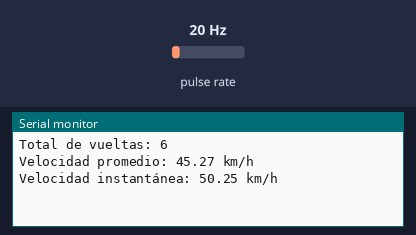
The program below on a simulated ESP32. Parts: the last lines printed to the serial monitor. Wiring (inferred from the names in the program): pulse sensor: data GPIO 25. The inputs (shaded band) are chosen by the test bench; at power-on: pulse rate 20 Hz.

Above: at 1.2 s.
1.3 s: pulse rate (sensor on GPIO 25) set to 4 Hz
At 2.6 s:
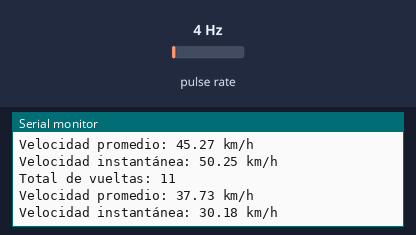
2.8 s: pulse rate (sensor on GPIO 25) set to 50 Hz
At 3.8 s:
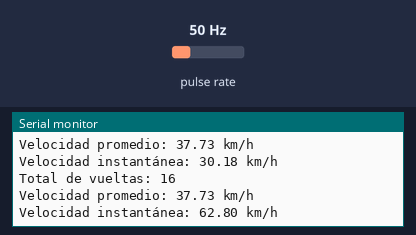
Timing chart, 0 to 5.8 s (numbered marks = the images above; inputs shaded):
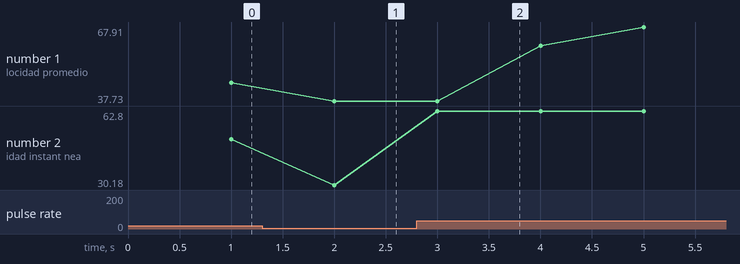

The program:

main.cpp
```cpp
#include <Arduino.h>

const int hallSensorPin = 25;  // Pin del sensor Hall
volatile unsigned long count = 0;  // Contador total de vueltas
volatile unsigned long lastInterruptTime = 0;  // Tiempo desde última interrupción (ms)
volatile unsigned long lastPulseTime = 0;      // Tiempo del último pulso registrado (us)
volatile unsigned long pulseInterval = 0;      // Intervalo entre pulsos (us)
unsigned long lastTime = 0;  // Tiempo del último cálculo de velocidad (ms)
float speed = 0.0;  // Velocidad en m/s
volatile unsigned long lastRevolutions = 0;  // Contador total de vueltas

void IRAM_ATTR isr() {
  unsigned long nowMs = millis();
  unsigned long nowUs = micros();
  if (nowMs - lastInterruptTime > 105) {  // debounce
    if (digitalRead(hallSensorPin) == LOW) {
      pulseInterval = nowUs - lastPulseTime;
      lastPulseTime = nowUs;
      count++;
      lastInterruptTime = nowMs;
    }
  }
}

void setup() {
  Serial.begin(115200);
  pinMode(hallSensorPin, INPUT_PULLUP);
  attachInterrupt(digitalPinToInterrupt(hallSensorPin), isr, CHANGE);
}

void loop() {
  unsigned long currentTime = millis();
  if (currentTime - lastTime >= 1000) {
    unsigned long revolutions;
    unsigned long intervalo;
    noInterrupts();
    revolutions = count;
    intervalo = pulseInterval;
    interrupts();

    float rpm = ((revolutions - lastRevolutions) / ((currentTime - lastTime) / 60000.0));
    lastRevolutions = revolutions;
    speed = rpm * 2.096;  // Circunferencia en metros (2096 milimetros igual que cuentakilometros)

    Serial.print("Total de vueltas: ");
    Serial.println(revolutions);
    float speedKmh = (speed * 60)/1000;
    Serial.print("Velocidad promedio: "); // Cálculo en base a número de vueltas registradas en un segundo
    Serial.print(speedKmh);
    Serial.println(" km/h");

    // Velocidad instantánea por tiempo entre detecciones
    if (intervalo > 0) {
      float segundos = intervalo / 1e6;
      float velocidadInst = 2.096 / segundos; // 2.096 metros es la circunferencia
      float velocidadKmhInst = velocidadInst * 3.6;
      Serial.print("Velocidad instantánea: ");
      Serial.print(velocidadKmhInst);
      Serial.println(" km/h");
    }

    lastTime = currentTime;
  }
}
```

Measured:
- after the input at 1.3 s, the serial monitor: prints a new line after 0.70 s (image 1)
- after the input at 2.8 s, the serial monitor: prints a new line after 0.20 s (image 2)
- plotted number 1: 45.27 → 37.73 after the input at 1.3 s, 37.73 → 60.36 after the input at 2.8 s
- plotted number 2: 50.25 → 30.18 after the input at 1.3 s, 30.18 → 62.8 after the input at 2.8 s
